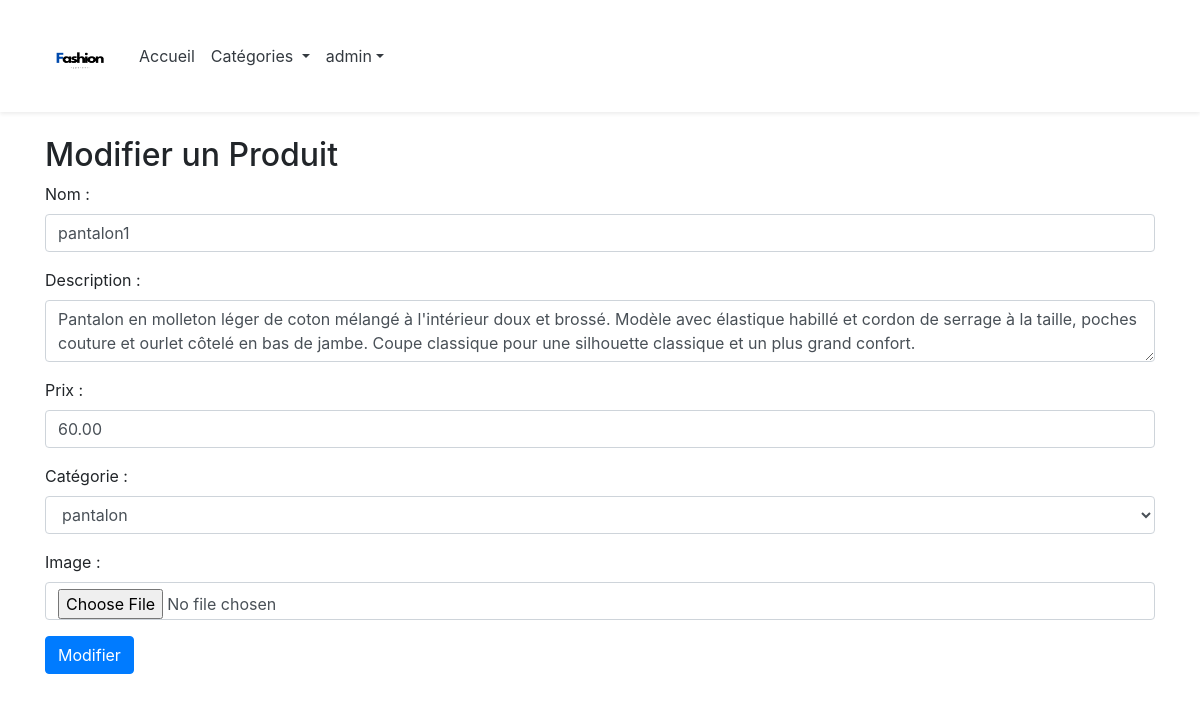
The page /index.php?action=edit_product_form&id=30 (signed in) on the database its author committed.
### tables this page shows
CREATE TABLE `products` (
  `product_id` int(11) NOT NULL,
  `category_id` int(11) DEFAULT NULL,
  `name` varchar(255) NOT NULL,
  `description` text DEFAULT NULL,
  `price` decimal(10,2) NOT NULL,
  `image` varchar(255) DEFAULT NULL,
  `created_at` timestamp NOT NULL DEFAULT current_timestamp()
);

CREATE TABLE `categories` (
  `category_id` int(11) NOT NULL,
  `name` varchar(255) NOT NULL,
  `description` text DEFAULT NULL,
  `image` varchar(255) DEFAULT NULL
);

### models/Product.php (called while the page is built, shortened)
<?php
class Product {
    private $db;
    public function __construct($db) {
        $this->db = $db;
    }
    public function getProductById($productId) {
        $query = "SELECT * FROM products WHERE product_id = ?";
        $stmt = $this->db->prepare($query);
        $stmt->execute([$productId]);
        return $stmt->fetch(PDO::FETCH_ASSOC);
    }
}
?>

### models/Category.php (called while the page is built, shortened)
<?php
class Category {
    private $db;
    public function __construct($db) {
        $this->db = $db;
    }
    public function getAllCategories() {
        $query = "SELECT * FROM categories";
        $stmt = $this->db->query($query);
        return $stmt->fetchAll(PDO::FETCH_ASSOC);
    }
}
?>

### views/forms/edit_product.php (the view, shortened to what this page needs)
<!DOCTYPE html>
<html lang="fr">
<head>
    <link rel="stylesheet" href="https://stackpath.bootstrapcdn.com/bootstrap/4.5.2/css/bootstrap.min.css">
</head>
<body>
<div class="container mt-4">
    <h2>Modifier un Produit</h2>
    <form method="post" action="index.php?action=edit_product" enctype="multipart/form-data">
        <div class="form-group">
            <label for="name">Nom :</label>
            <input type="text" id="name" name="name" class="form-control" value="<?= htmlspecialchars($product['name']); ?>" required>
        </div>
        <div class="form-group">
            <label for="description">Description :</label>
            <textarea id="description" name="description" class="form-control" required><?= htmlspecialchars($product['description']); ?></textarea>
        </div>
        <div class="form-group">
            <label for="price">Prix :</label>
            <input type="number" id="price" name="price" class="form-control" value="<?= $product['price']; ?>" required>
        </div>
        <div class="form-group">
            <label for="category_id">Catégorie :</label>
            <select id="category_id" name="category_id" class="form-control">
                <?php foreach ($categories as $category): ?>
                    <option value="<?= $category['category_id']; ?>" <?= $product['category_id'] == $category['category_id'] ? 'selected' : ''; ?>>
                        <?= htmlspecialchars($category['name']); ?>
                    </option>
                <?php endforeach; ?>
            </select>
        </div>
        <div class="form-group">
            <label for="image">Image :</label>
            <input type="file" id="image" name="image" class="form-control">
        </div>
        <button type="submit" class="btn btn-primary">Modifier</button>
    </form>
</div>

### rows shown on the page
products: name "pantalon1", description "Pantalon en molleton léger de coton mélangé à l'intérieur doux et brossé. Modèle avec élastique habillé et cordon de serrage à la taille, poches couture et ourlet côtelé en bas de jambe. Coupe classique pour une silhouette classique et un plus grand confort.", price "60.00", category_id "pantalon"

### other values the page prints
$_SESSION['username'] "admin"
